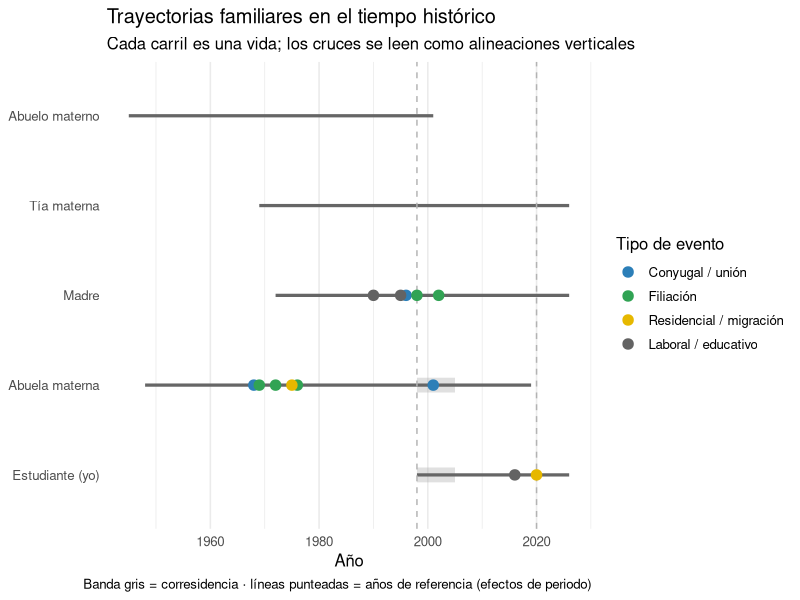
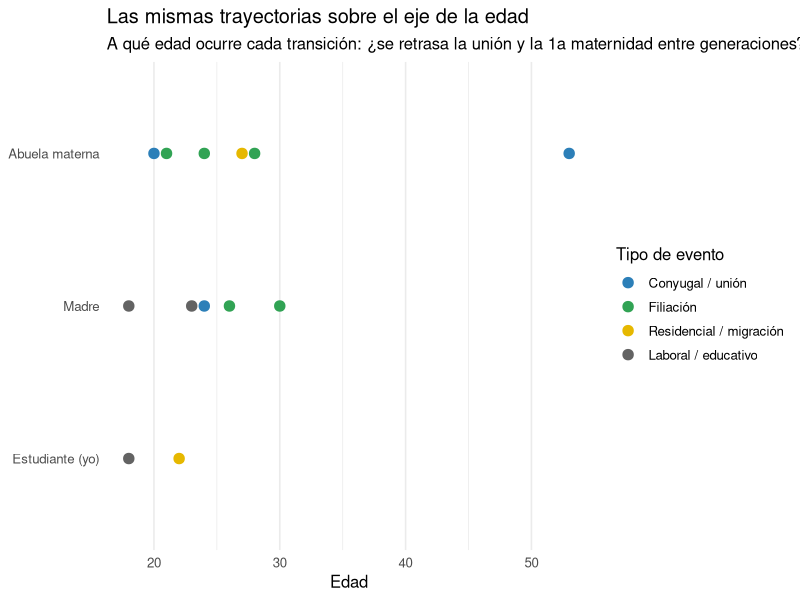

Source code (R) for these figures, in order:
# ============================================================
# TALLER: Trayectorias vitales y vidas que se cruzan
# Curso: Dinámica Poblacional y Demografía
# Visualización de trayectorias familiares con ggplot2 (carriles / swimlanes)
# ------------------------------------------------------------
# Idea: cada persona es un "carril". Sobre el eje de TIEMPO HISTÓRICO
# las intersecciones se leen como alineaciones verticales (un nacimiento
# inicia el carril del hijo y es un evento en el de los padres). Sobre el
# eje de EDAD comparamos a qué edad ocurre cada transición entre generaciones
# -> la transición demográfica en miniatura.
# ============================================================

# --- 0. Paquetes ---
# install.packages("tidyverse")   # solo la primera vez
library(tidyverse)

ANIO_ACTUAL <- 2026   # año de referencia para las personas vivas

# ============================================================
# 1. LA FICHA BIOGRÁFICA COMO data.frame
#    Los estudiantes reemplazan las filas de ejemplo por su familia.
#    (3 generaciones: G1 abuelos/as, G2 padres/tíos, G3 estudiante)
# ============================================================

# 1a. Una fila por PERSONA -----------------------------------
#     anio_fin = NA  -> la persona sigue viva
personas <- tribble(
  ~id,        ~rol,               ~generacion, ~anio_nac, ~anio_fin,
  "abuelo_m", "Abuelo materno",   "G1",        1945,      2001,
  "abuela_m", "Abuela materna",   "G1",        1948,      2019,
  "tia",      "Tía materna",      "G2",        1969,      NA,
  "madre",    "Madre",            "G2",        1972,      NA,
  "yo",       "Estudiante (yo)",  "G3",        1998,      NA
)

# 1b. Una fila por EVENTO ------------------------------------
#     'tipo' debe existir en la tabla 'categorias' (bloque 2).
eventos <- tribble(
  ~id,        ~tipo,        ~anio, ~descripcion,
  # -- G1
  "abuela_m", "union",      1968,  "Unión conyugal",
  "abuela_m", "hijo",       1969,  "Nace 1er hijo (tía)",
  "abuela_m", "hijo",       1972,  "Nace 2do hijo (madre)",
  "abuela_m", "hijo",       1976,  "Nace 3er hijo",
  "abuela_m", "migracion",  1975,  "Migración rural -> urbana",
  "abuela_m", "viudez",     2001,  "Viudez",
  # -- G2
  "madre",    "educacion",  1990,  "Ingreso a la universidad",
  "madre",    "union",      1996,  "Unión conyugal",
  "madre",    "hijo",       1998,  "Nace 1er hijo (yo)",
  "madre",    "hijo",       2002,  "Nace 2do hijo",
  "madre",    "laboral",    1995,  "Primer empleo",
  # -- G3
  "yo",       "educacion",  2016,  "Ingreso a la universidad",
  "yo",       "migracion",  2020,  "Se independiza / cambio de ciudad"
)

# 1c. (Opcional) CORRESIDENCIAS: tramos en que dos vidas comparten hogar.
#     Sirven para ver el cuidado / la corresidencia como superposición.
corresidencias <- tribble(
  ~id,        ~anio_ini, ~anio_fin, ~vinculo,
  "abuela_m", 1998,      2005,      "Cría al nieto",
  "yo",       1998,      2005,      "Cría al nieto"
)

# ============================================================
# 2. TIPOLOGÍA DE EVENTOS Y COLORES (coincide con la leyenda del taller)
# ============================================================
categorias <- tribble(
  ~tipo,           ~categoria,
  "union",         "Conyugal / unión",
  "separacion",    "Conyugal / unión",
  "viudez",        "Conyugal / unión",
  "hijo",          "Filiación",
  "migracion",     "Residencial / migración",
  "corresidencia", "Residencial / migración",
  "desplazamiento","Ruptura / inflexión",
  "enfermedad",    "Ruptura / inflexión",
  "muerte",        "Ruptura / inflexión",
  "educacion",     "Laboral / educativo",
  "laboral",       "Laboral / educativo"
)

colores_cat <- c(
  "Conyugal / unión"        = "#2c7fb8",  # azul
  "Filiación"               = "#31a354",  # verde
  "Residencial / migración" = "#e6b800",  # ámbar
  "Ruptura / inflexión"     = "#d7301f",  # rojo
  "Laboral / educativo"     = "#636363"   # gris
)

# ============================================================
# 3. PREPARACIÓN DE LOS DATOS
# ============================================================

# Ordenar los carriles por año de nacimiento (más viejo arriba)
niveles <- personas %>% arrange(anio_nac) %>% pull(rol) %>% rev()

personas <- personas %>%
  mutate(anio_fin_plot = coalesce(anio_fin, ANIO_ACTUAL),
         rol = factor(rol, levels = niveles))

eventos <- eventos %>%
  left_join(select(personas, id, rol, anio_nac, generacion), by = "id") %>%
  left_join(categorias, by = "tipo") %>%
  mutate(edad = anio - anio_nac,
         categoria = factor(categoria, levels = names(colores_cat)))

corresidencias <- corresidencias %>%
  left_join(select(personas, id, rol), by = "id")

# ============================================================
# 4. PLOT 1 — TIEMPO HISTÓRICO (aquí se ven las intersecciones)
# ============================================================

# Años de referencia para marcar efectos de periodo / nacimientos vinculantes
anios_clave <- c(1998, 2020)

p_tiempo <- ggplot() +
  # (a) Corresidencia: banda translúcida sobre los carriles implicados
  geom_segment(data = corresidencias,
               aes(x = anio_ini, xend = anio_fin, y = rol, yend = rol),
               linewidth = 5, color = "grey65", alpha = 0.35) +
  # (b) La vida de cada persona: de su nacimiento a hoy (o a su muerte)
  geom_segment(data = personas,
               aes(x = anio_nac, xend = anio_fin_plot, y = rol, yend = rol),
               linewidth = 1.1, color = "grey40") +
  # (c) Líneas guía para leer periodos compartidos entre familias
  geom_vline(xintercept = anios_clave, linetype = "dashed", color = "grey70") +
  # (d) Los eventos
  geom_point(data = eventos,
             aes(x = anio, y = rol, color = categoria),
             size = 3.2) +
  scale_color_manual(values = colores_cat, name = "Tipo de evento") +
  labs(title = "Trayectorias familiares en el tiempo histórico",
       subtitle = "Cada carril es una vida; los cruces se leen como alineaciones verticales",
       x = "Año", y = NULL,
       caption = "Banda gris = corresidencia · líneas punteadas = años de referencia (efectos de periodo)") +
  theme_minimal(base_size = 12) +
  theme(panel.grid.major.y = element_blank())

print(p_tiempo)

# ============================================================
# 5. PLOT 2 — EDAD (comparar el 'timing' entre generaciones)
#    Las mismas transiciones, ahora sobre el eje de la edad:
#    revela el cambio de cohorte (transición demográfica).
# ============================================================

p_edad <- ggplot(eventos, aes(x = edad, y = rol, color = categoria)) +
  geom_point(size = 3.2) +
  scale_color_manual(values = colores_cat, name = "Tipo de evento") +
  scale_x_continuous(breaks = seq(0, 90, 10)) +
  labs(title = "Las mismas trayectorias sobre el eje de la edad",
       subtitle = "A qué edad ocurre cada transición: ¿se retrasa la unión y la 1a maternidad entre generaciones?",
       x = "Edad", y = NULL) +
  theme_minimal(base_size = 12) +
  theme(panel.grid.major.y = element_blank())

print(p_edad)

# ============================================================
# 6. TABLA RESUMEN — timing de transiciones por persona
#    (edad a la 1a unión, al 1er hijo, número de hijos)
# ============================================================

safe_min <- function(x) if (length(x)) min(x) else NA_real_

resumen_timing <- eventos %>%
  group_by(generacion, rol) %>%
  summarise(
    edad_1a_union  = safe_min(edad[tipo == "union"]),
    edad_1er_hijo  = safe_min(edad[tipo == "hijo"]),
    n_hijos        = sum(tipo == "hijo"),
    .groups = "drop"
  ) %>%
  arrange(generacion, rol)

print(resumen_timing)

# ============================================================
# 7. (Opcional) Guardar las figuras
# ============================================================
# ggsave("trayectorias_tiempo.png", p_tiempo, width = 9, height = 5, dpi = 300)
# ggsave("trayectorias_edad.png",   p_edad,   width = 9, height = 5, dpi = 300)
